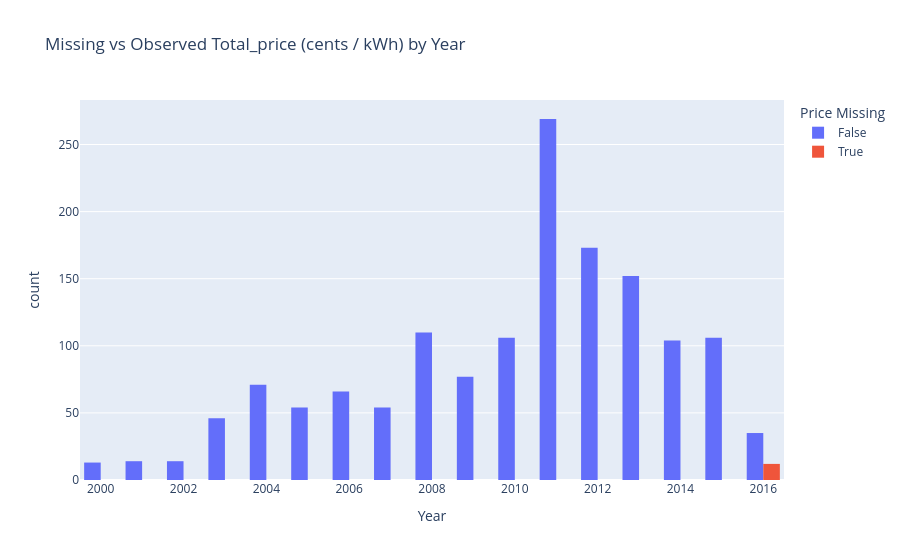

The cell this chart's notebook holds for it:
### Code cell
df_plot = cleaned_df.copy()

df_plot["price_missing"] = df_plot["Total_price (cents / kWh)"].isna()

fig = px.histogram(
    df_plot,
    x="Year",
    color="price_missing",
    barmode="group",
    category_orders={"price_missing": [False, True]},
    labels={"price_missing": "Price Missing"},
    title="Missing vs Observed Total_price (cents / kWh) by Year",
)

fig.show()
# fig.write_html(
#     "/Users/wuyuming/Desktop/proj_4/proj04_page/graph/total_price_missing.html"
# )

### Figure 1 — Plotly figure (JSON) as saved in the notebook; plotly's stock layout.template omitted (floating-point values rounded to 4 significant figures; data arrays with more than 128 entries replaced by an {"elided": "..."} marker saying what was removed)
{"data": [{"alignmentgroup": "True", "bingroup": "x", "hovertemplate": "Price Missing=False<br>Year=%{x}<br>count=%{y}<extra></extra>", "legendgroup": "False", "marker": {"color": "#636efa", "pattern": {"shape": ""}}, "name": "False", "offsetgroup": "False", "orientation": "v", "showlegend": true, "type": "histogram", "x": {"elided": "1464 int values"}, "xaxis": "x", "yaxis": "y"}, {"alignmentgroup": "True", "bingroup": "x", "hovertemplate": "Price Missing=True<br>Year=%{x}<br>count=%{y}<extra></extra>", "legendgroup": "True", "marker": {"color": "#EF553B", "pattern": {"shape": ""}}, "name": "True", "offsetgroup": "True", "orientation": "v", "showlegend": true, "type": "histogram", "x": [2016, 2016, 2016, 2016, 2016, 2016, 2016, 2016, 2016, 2016, 2016, 2016], "xaxis": "x", "yaxis": "y"}], "layout": {"barmode": "group", "legend": {"title": {"text": "Price Missing"}, "tracegroupgap": 0}, "title": {"text": "Missing vs Observed Total_price (cents / kWh) by Year"}, "xaxis": {"anchor": "y", "domain": [0, 1], "title": {"text": "Year"}}, "yaxis": {"anchor": "x", "domain": [0, 1], "title": {"text": "count"}}}}
